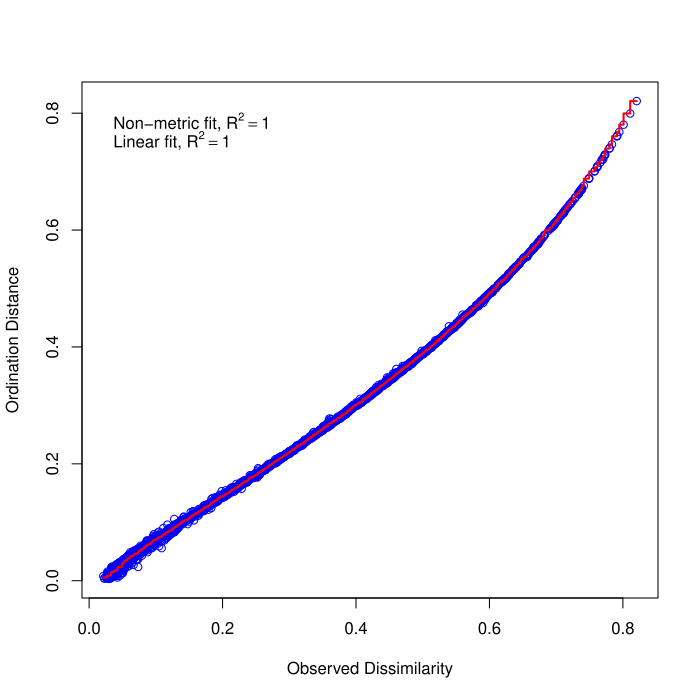

Write the R code that produced this figure.
library(tidyverse)
library(vegan)
library(betapart)
library(pairwiseAdonis)
library(ggplot2)
library(ggstatsplot)
library(utf8)
library(MNM)

pdf("richness_analysis.pdf")
beta_metadata <- read_tsv("blas_metadata.tsv")

richness_mx <- read_tsv("richness_matrix") %>% 
  column_to_rownames(var = "ESCG") %>% t()

set.seed(91297)
distancias_smx <- as.matrix(vegdist(richness_mx, method = "bray"))
metadist_smx <- as.data.frame(distancias_smx) %>% mutate(Metagenome=rownames(distancias_smx)) %>%
  inner_join(beta_metadata, by = "Metagenome")

nmds_smx <- metaMDS(comm = distancias_smx, trymax = 1000)
stressplot(nmds_smx)
ecotype <- as.factor(metadist_smx$Geography)

mod_dispersion <- betadisper(d = as.dist(distancias_smx),group = ecotype, type = "median", bias.adjust = TRUE)
mod_dispersion

site.scrs <- as.data.frame(scores(nmds_smx, display = "sites"))
ecotype.nmds.data <-
  tibble(
    NMDS1 = site.scrs$NMDS1,
    NMDS2 = site.scrs$NMDS2,
    Site = ecotype,
  )
ecotype.nmds.data

ecotype.nmds.data |>
	ggplot(aes(x=NMDS1, y=NMDS2)) +
	geom_point(aes(color = Site), size = 4) +
	#ggforce::geom_mark_ellipse(aes(label = Site, color = Site),con.cap = 0) +
	scale_color_manual(values=c("dark blue","purple","dark green"),guide="none") +
	scale_x_discrete(breaks=c("Antarctic Dry Valley","Antarctic Peninsula and Islands","Subantarctic Islands"),labels=c("CD","AP","SI")) +
	ggtitle("Richness NMDS") +
	theme_bw() +
	theme(plot.title = element_text(hjust = 0.5)) +
	theme(aspect.ratio=1)

sdmx_pwadonis_test <- pairwise.adonis2(distancias_smx~Geography, metadist_smx ,perm = 1000)

sdmx_pvalues <- as.numeric()
sdmx_pvalues["AntarcticPeninsulaandIslands_vs_AntarcticDryValley"] <-sdmx_pwadonis_test$`Antarctic Peninsula and Islands_vs_Antarctic Dry Valley`$`Pr(>F)`[1]
sdmx_pvalues["AntarcticPeninsulaandIslands_vs_SubantarcticIslands"] <- sdmx_pwadonis_test$`Antarctic Peninsula and Islands_vs_Subantarctic Islands`$`Pr(>F)`[1]
sdmx_pvalues["AntarcticDryValley_vs_SubantarcticIslands"] <- sdmx_pwadonis_test$`Antarctic Dry Valley_vs_Subantarctic Islands`$`Pr(>F)`[1]

sdmx_pvalues <- as.data.frame(sdmx_pvalues) %>% 
  mutate(padjustvalues = p.adjust(sdmx_pvalues, method = "fdr")) %>% 
  mutate(sig_diff=ifelse(padjustvalues<0.05, "different", "non appreciable difference"))

sdmx_pvalues

test_dispersion <- permutest(mod_dispersion, permutations = 999)
print(test_dispersion)
TukeyHSD(mod_dispersion, conf.level = 0.95)

dispersion_df <- data.frame(
	distance = mod_dispersion$distances,
	ecotype = mod_dispersion$group
)
statplot <- ggbetweenstats(
	dispersion_df,
        x = ecotype,
        y = distance,
        plot.type = "boxviolin",
        type = "np",
        xlab = "Ecotype",
        ylab = "Distance to centroid",
        pairwise.comparisons = TRUE,
        pairwise.display = "s",
        p.adjust.method = "fdr",
	title = "Multivariate homogeinity of group dispersions",
        centrality.plotting = TRUE,
	point.args = list(position = ggplot2::position_jitterdodge(dodge.width = 0.6), alpha = 1, size = 3, stroke = 0, na.rm = TRUE),
        violin.args = list(width = 0.5, linewidth = 0.2, alpha = 0.2, na.rm = TRUE),
	boxplot.args = list(width = 0.3, alpha = 0.2, na.rm = TRUE),
        ggtheme = ggplot2::theme_bw() + ggplot2::theme(text = element_text(colour = "black",size = 10,vjust = 0.5, hjust = 0.5),title = element_text(colour = "black",size = 10)),,
        ggsignif.args = list(textsize = 3, tip_length = 0.01, na.rm = TRUE),
	ggplot.component = list(ggplot2::scale_color_manual(values=c("dark blue","purple","dark green"),guide="none"),ggplot2::scale_x_discrete(breaks=c("Antarctic Dry Valley","Antarctic Peninsula and Islands","Subantarctic Islands"),labels=c("CD","AP","SI"))),
)
statplot

mvCsample <- mv.Csample.test(
	richness_mx,
	g = ecotype,
	score = "r",
	stand = "o",
	method = "p",
	n.sim = 1000,
	na.action = na.fail,
)
print(mvCsample)

# --- Custom Pairwise Post-hoc Function ---
pairwise_mv_posthoc <- function(X, g, ...) {
  # Ensure g is a factor
  g <- as.factor(g)
  groups <- levels(g)
  
  # Generate all possible pairs
  pairs <- combn(groups, 2, simplify = FALSE)
  results <- data.frame()
  
  for (p in pairs) {
    # Subset the matrix and the grouping factor for the current pair
    idx <- g %in% p
    X_sub <- X[idx, , drop = FALSE]
    g_sub <- droplevels(g[idx])
    
    # Use mv.Csample.test for the two groups
    test_res <- mv.Csample.test(X = X_sub, g = g_sub, ...)
    
    results <- rbind(results, data.frame(
      Group1 = p[1],
      Group2 = p[2],
      p_val = test_res$p.value
    ))
  }
  
  # Adjust p-values using FDR
  results$p_adj <- p.adjust(results$p_val, method = "fdr")
  results$significance <- ifelse(results$p_adj < 0.05, "*", "ns")
  
  return(results)
}

# Run the pairwise test
# richness_mx: your Sites x 43 genes matrix
# ecotypes: your vector of ecotype labels
posthoc_results <- pairwise_mv_posthoc(richness_mx, ecotype, score = "r", stand = "o", method = "p")
print(posthoc_results)

# 1. Calculate the mean Richness index across all 43 genes for each site
richness_summary <- data.frame(
  Avg_Richness = rowMeans(richness_mx),
  Ecotype = as.factor(ecotype)
)

# 2. Plot with ggstatsplot (matches your previous style)
ggbetweenstats(
  data = richness_summary,
  x = Ecotype,
  y = Avg_Richness,
  type = "np",               
  pairwise.display = "s",   
  p.adjust.method = "fdr",
  centrality.plotting = TRUE,
  title = "Multivariate Richness Comparison",
  ylab = "Mean Richness (43 genes)",
  xlab = "Ecotype",
  point.args = list(position = ggplot2::position_jitterdodge(dodge.width = 0.6), alpha = 1, size = 3, stroke = 0, na.rm = TRUE),
  violin.args = list(width = 0.5, linewidth = 0.2, alpha = 0.2, na.rm = TRUE),
  boxplot.args = list(width = 0.3, alpha = 0.2, na.rm = TRUE),
  ggtheme = ggplot2::theme_bw() + ggplot2::theme(text = element_text(colour = "black",size = 10,vjust = 0.5, hjust = 0.5),title = element_text(colour = "black",size = 10)),,
  ggsignif.args = list(textsize = 3, tip_length = 0.01, na.rm = TRUE),
  ggplot.component = list(ggplot2::scale_color_manual(values=c("dark blue","purple","dark green"),guide="none"),ggplot2::scale_x_discrete(breaks=c("Antarctic Dry Valley","Antarctic Peninsula and Islands","Subantarctic Islands"),labels=c("CD","AP","SI"))),
)

dev.off()
